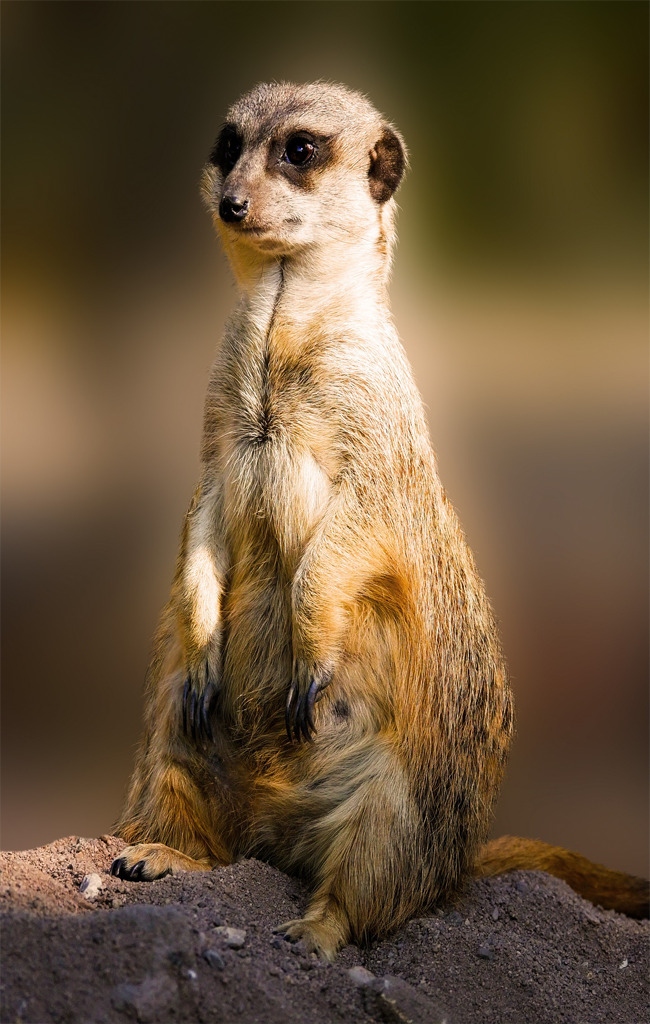
#> input picture src/wheebot_description/photos/DeskPortraitA_01.jpg, 650 x 1024 px
$ python ssim_w_resize.py ../../../wheebot_description/photos/DeskPortraitA_01.jpg ../../../wheebot_description/photos/DeskPortraitA_02.jpg   (older library calls are emulated)
#> lines starting #> are read from the running program, lines starting #| are printed output that depends on the picture; long printed decimals are rounded
#!/usr/bin/env python3
import argparse
import sys
from typing import Tuple
import numpy as np

# --- Loader: use Pillow for generic images ---
try:
    from PIL import Image
except ImportError:
    print("Error: Paket Pillow belum terpasang. Instal dengan: pip install Pillow", file=sys.stderr)
    sys.exit(1)

def load_image_as_pil(path: str) -> Image.Image:
    """Load image using Pillow and ensure Grayscale mode."""
    try:
        img = Image.open(path)
        if img.mode != 'L':
            img = img.convert('L')
        return img
    except Exception as e:
        print(f"Error loading image {path}: {e}", file=sys.stderr)
        sys.exit(1)

def to_numpy(pil_img: Image.Image) -> np.ndarray:
    """Convert PIL Image to float64 numpy array."""
    return np.array(pil_img).astype(np.float64, copy=False)

# --- SSIM Functions ---
def try_skimage_ssim(img1: np.ndarray, img2: np.ndarray, data_range: float, gaussian: bool, win_size: int) -> Tuple[bool, float]:
    try:
        from skimage.metrics import structural_similarity
        s = structural_similarity(
            img1, img2,
            data_range=data_range,
            gaussian_weights=gaussian,
            use_sample_covariance=False,
            win_size=win_size if win_size % 2 == 1 else None
        )
        return True, float(s)
    except Exception:
        return False, 0.0

def integral_image(a: np.ndarray) -> np.ndarray:
    ii = np.cumsum(np.cumsum(a, axis=0), axis=1)
    return np.pad(ii, ((1, 0), (1, 0)), mode="constant")

def box_sum(ii: np.ndarray, w: int, H: int, W: int) -> np.ndarray:
    A = ii[w:w+H,     w:w+W]
    B = ii[0:H,       w:w+W]
    C = ii[w:w+H,     0:W]
    D = ii[0:H,       0:W]
    return A - B - C + D

def ssim_uniform(img1: np.ndarray, img2: np.ndarray, data_range: float, win_size: int = 11) -> float:
    # Double check shape (safety net)
    if img1.shape != img2.shape:
        raise ValueError(f"Shape mismatch inside calc: {img1.shape} vs {img2.shape}")

    H, W = img1.shape
    pad = win_size // 2

    # Pad images
    x = np.pad(img1, pad_width=pad, mode='edge')
    y = np.pad(img2, pad_width=pad, mode='edge')
    n = float(win_size * win_size)

    # Integral images
    ii_x   = integral_image(x)
    ii_y   = integral_image(y)
    ii_x2  = integral_image(x * x)
    ii_y2  = integral_image(y * y)
    ii_xy  = integral_image(x * y)

    sum_x  = box_sum(ii_x,  win_size, H, W)
    sum_y  = box_sum(ii_y,  win_size, H, W)
    sum_x2 = box_sum(ii_x2, win_size, H, W)
    sum_y2 = box_sum(ii_y2, win_size, H, W)
    sum_xy = box_sum(ii_xy, win_size, H, W)

    mu_x = sum_x / n
    mu_y = sum_y / n

    sigma_x2 = (sum_x2 / n) - (mu_x * mu_x)
    sigma_y2 = (sum_y2 / n) - (mu_y * mu_y)
    sigma_xy = (sum_xy / n) - (mu_x * mu_y)

    K1, K2 = 0.01, 0.03
    L = float(data_range)
    C1 = (K1 * L) ** 2
    C2 = (K2 * L) ** 2

    numerator   = (2.0 * mu_x * mu_y + C1) * (2.0 * sigma_xy + C2)
    denominator = (mu_x * mu_x + mu_y * mu_y + C1) * (sigma_x2 + sigma_y2 + C2)

    ssim_map = numerator / (denominator + 1e-12)
    return float(np.mean(np.clip(ssim_map, -1.0, 1.0)))

def infer_data_range(img1: np.ndarray, img2: np.ndarray, override: float = None) -> float:
    if override is not None: return float(override)
    mx = max(img1.max(), img2.max())
    if mx > 255.0: return 65535.0
    if mx > 1.0: return 255.0
    return 1.0

def main():
    parser = argparse.ArgumentParser(description="Hitung SSIM dengan Auto-Resize.")
    parser.add_argument("img1", help="Path gambar referensi (acuan ukuran)")
    parser.add_argument("img2", help="Path gambar kedua (akan di-resize jika beda)")
    parser.add_argument("--win-size", type=int, default=11)
    parser.add_argument("--data-range", type=float, default=None)
    parser.add_argument("--prefer-skimage", action="store_true")
    args = parser.parse_args()

    # 1. Load sebagai object PIL dulu (belum jadi numpy array)
    pil1 = load_image_as_pil(args.img1)
#> in load_image_as_pil, img is the input picture: PIL image 650x1024 RGB; mean R, G, B 107, 85.9, 60
    pil2 = load_image_as_pil(args.img2)
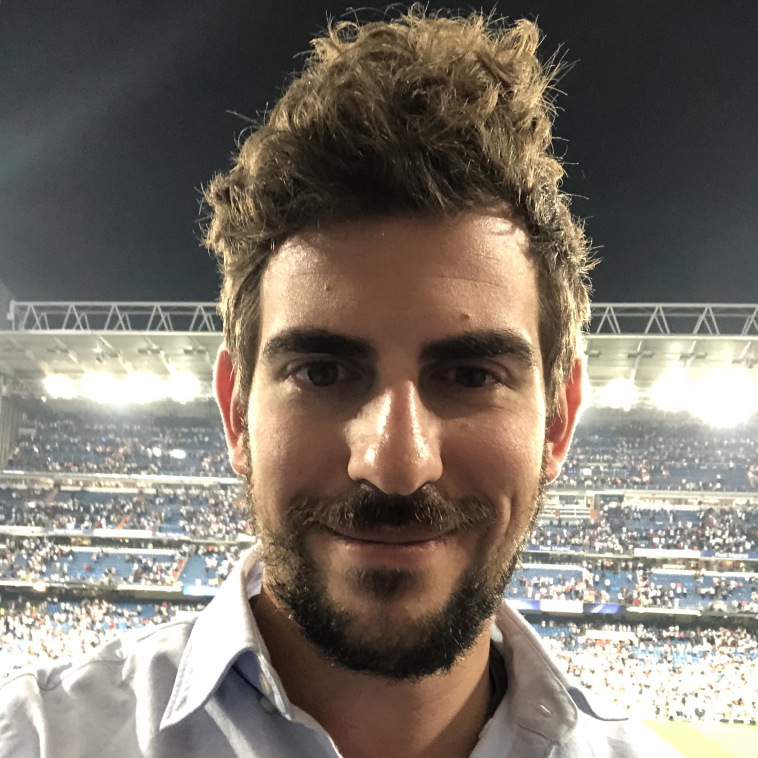
#> input picture src/wheebot_description/photos/DeskPortraitA_02.jpg, 2272 x 2273 px (shown at 1/3 size)
#> in load_image_as_pil, img is the input picture: PIL image 2272x2273 RGB; mean R, G, B 124.9, 116.4, 106.5
#> in load_image_as_pil (call 2), `img = img.convert('L')`:
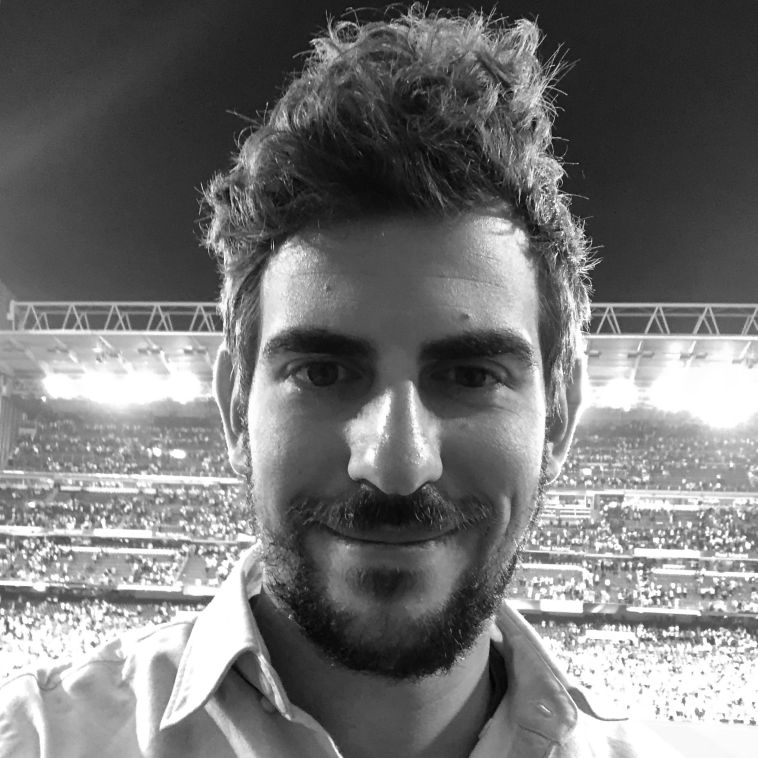
#> img: PIL image 2272x2273 L (shown at 1/3 size); min 0, max 255, mean 117.8

    # 2. Cek ukuran, resize pil2 jika beda
    if pil1.size != pil2.size:
        print(f"⚠️  INFO: Beda ukuran terdeteksi!", file=sys.stderr)
        print(f"   Ref: {pil1.size} | Target: {pil2.size}", file=sys.stderr)
        print(f"   Melakukan resize pada '{args.img2}' agar sama dengan referensi...", file=sys.stderr)

        # Menggunakan LANCZOS untuk kualitas downscaling terbaik
        # Jika versi Pillow lama gunakan Image.ANTIALIAS
        resample_method = getattr(Image, 'LANCZOS', Image.BICUBIC)
        pil2 = pil2.resize(pil1.size, resample_method)
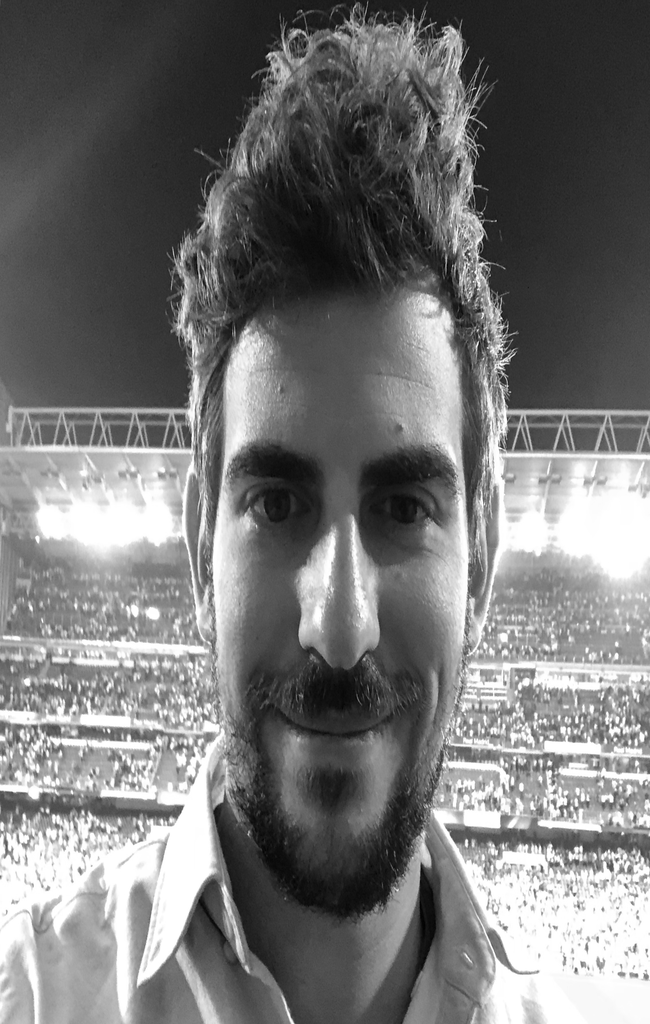
#> pil2: PIL image 650x1024 L; min 1, max 255, mean 117.8

    # 3. Convert ke Numpy
    img1 = to_numpy(pil1)
    img2 = to_numpy(pil2)

    data_range = infer_data_range(img1, img2, args.data_range)
#> in infer_data_range, `mx = max(img1.max(), img2.max())`: mx = 255
#> data_range = 255

    used_skimage = False
    ssim_value = None

    if args.prefer_skimage:
        ok, val = try_skimage_ssim(img1, img2, data_range, gaussian=True, win_size=args.win_size)
        if ok:
            used_skimage = True
            ssim_value = val

    if ssim_value is None:
        ssim_value = ssim_uniform(img1, img2, data_range=data_range, win_size=args.win_size)
#> in ssim_uniform, `x = np.pad(img1, pad_width=pad, mode='edge')`:
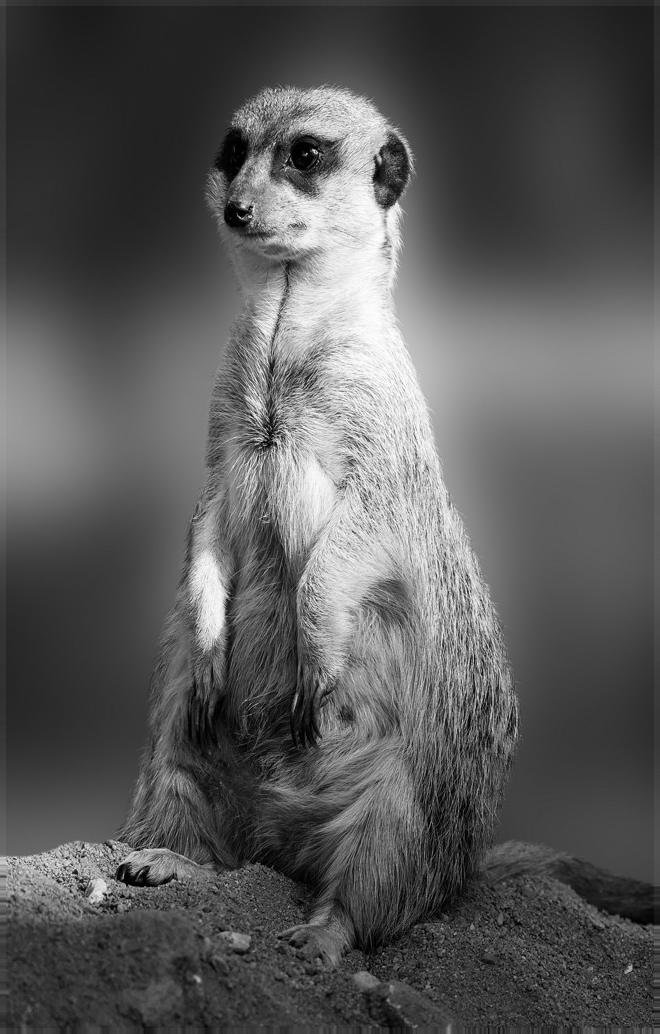
#> x: shape (1034, 660) float64; min 0, max 255, mean 88.8
#> in integral_image (call 5), `ii = np.cumsum(np.cumsum(a, axis=0), axis=1)`:
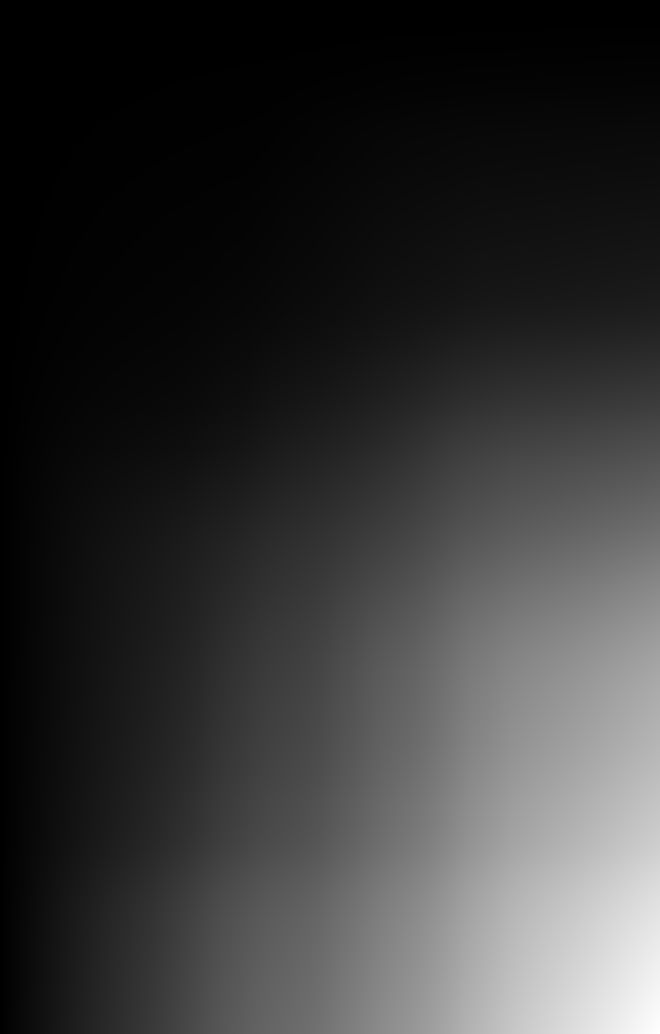
#> ii: shape (1034, 660) float64; min 4900, max 7.07e+09, mean 1.51e+09; drawn with min black and max white
#> call 4 of box_sum, with w = 11, H = 1024, W = 650
#> in box_sum (call 4), `return A - B - C + D`:
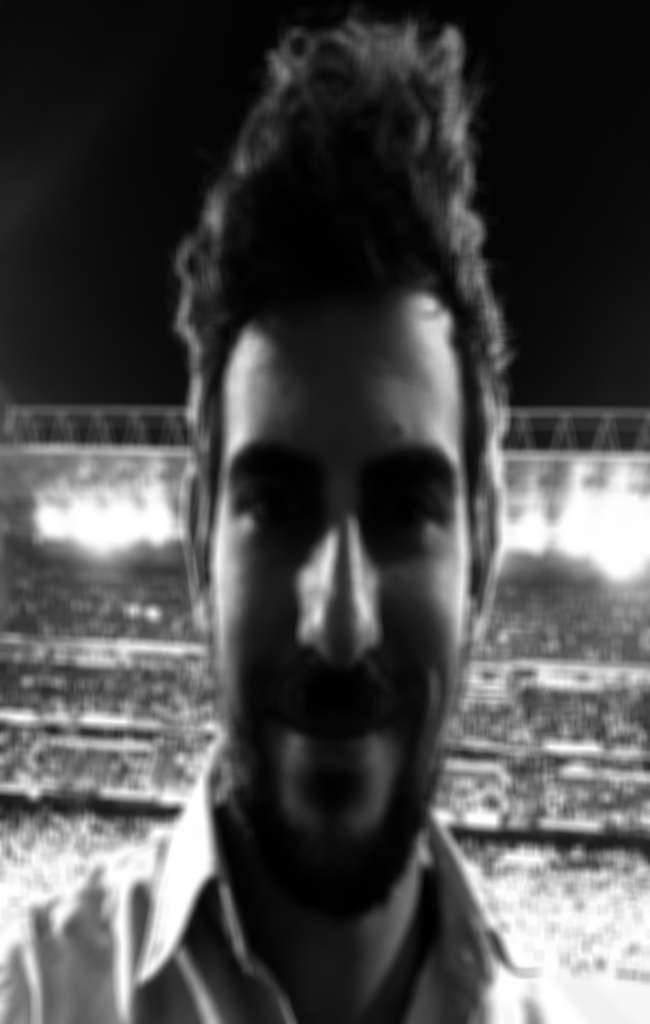
#> returned value: shape (1024, 650) float64; min 18630, max 7868025, mean 2319936; drawn with min black and max white
#> in box_sum (call 5), `return A - B - C + D`:
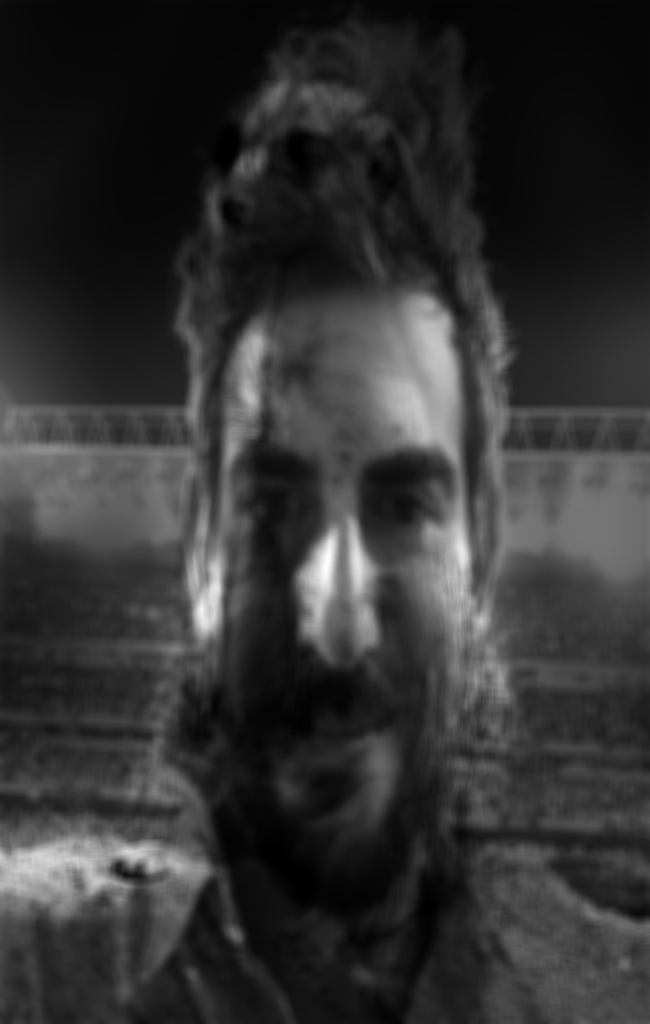
#> returned value: shape (1024, 650) float64; min 14300, max 6193834, mean 1257831.2; drawn with min black and max white
#> in ssim_uniform, `C1 = (K1 * L) ** 2`: C1 = 6.5
#> in ssim_uniform, `C2 = (K2 * L) ** 2`: C2 = 58.52
#> ssim_value = 0.254

    method = "skimage" if used_skimage else "NumPy"
    print(f"SSIM: {ssim_value:.6f}  |  method={method}  |  Resized=Yes")
#| SSIM: 0.2543  |  method=NumPy  |  Resized=Yes

if __name__ == "__main__":
    main()
